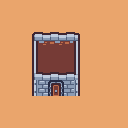

Tiled map render using the project's own tile images. Description and the map definition, with tile-layer contents summarised, below:
An orthogonal 8x8 tile map with 16x16 px tiles, 1 tile layer (dungeon) and 5 objects (2x wall, door, player_start).

<map version="1.10" tiledversion="1.11.2" orientation="orthogonal" renderorder="right-down" width="8" height="8" tilewidth="16" tileheight="16" infinite="0" nextlayerid="3" nextobjectid="23">
 <tileset firstgid="1" source="tilemap_packed.tsx" />
 <layer id="1" name="dungeon" width="8" height="8">
  <data>[64 cells, 64 non-empty, 13 distinct tile ids]</data>
 </layer>
 <objectgroup id="2" name="objects">
  <object id="3" name="door" x="48" y="80" width="16" height="16">
   <properties>
    <property name="flags" type="int" value="2" />
    <property name="goto_place" value="castle inside" />
   </properties>
  </object>
  <object id="9" name="player_start" gid="100" x="47.8252" y="114.796" width="16" height="16" visible="0" />
  <object id="18" name="wall" x="32" y="32" width="16" height="64">
   <properties>
    <property name="flags" type="int" value="1" />
   </properties>
  </object>
  <object id="19" name="wall" x="64" y="32" width="16" height="64">
   <properties>
    <property name="flags" type="int" value="1" />
   </properties>
  </object>
  <object id="22" gid="100" x="48.5" y="119.5" width="16" height="16" visible="0">
   <properties>
    <property name="flags" type="int" value="2" />
    <property name="place" value="castle-outside" />
   </properties>
  </object>
 </objectgroup>
</map>
